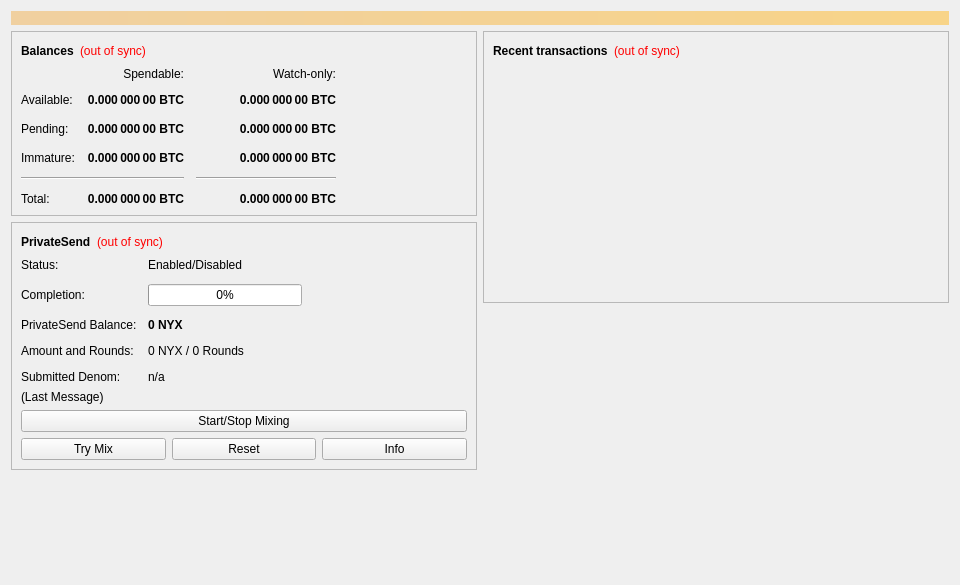
<?xml version="1.0" encoding="UTF-8"?>
<ui version="4.0">
 <class>OverviewPage</class>
 <widget class="QWidget" name="OverviewPage">
  <property name="geometry">
   <rect>
    <x>0</x>
    <y>0</y>
    <width>960</width>
    <height>585</height>
   </rect>
  </property>
  <property name="minimumSize">
   <size>
    <width>960</width>
    <height>0</height>
   </size>
  </property>
  <property name="windowTitle">
   <string>Form</string>
  </property>
  <layout class="QVBoxLayout" name="topLayout">
   <item>
    <widget class="QLabel" name="labelAlerts">
     <property name="visible">
      <bool>false</bool>
     </property>
     <property name="styleSheet">
      <string notr="true">background-color: qlineargradient(x1: 0, y1: 0, x2: 1, y2: 0, stop:0 #F0D0A0, stop:1 #F8D488); color:#000000;</string>
     </property>
     <property name="wordWrap">
      <bool>true</bool>
     </property>
     <property name="margin">
      <number>3</number>
     </property>
    </widget>
   </item>
   <item>
    <layout class="QHBoxLayout" name="horizontalLayout" stretch="1,1">
     <item>
      <layout class="QVBoxLayout" name="verticalLayout_2">
       <item>
        <widget class="QFrame" name="frame">
         <property name="frameShape">
          <enum>QFrame::StyledPanel</enum>
         </property>
         <property name="frameShadow">
          <enum>QFrame::Raised</enum>
         </property>
         <layout class="QVBoxLayout" name="verticalLayout_4">
          <item>
           <layout class="QHBoxLayout" name="horizontalLayout_4">
            <item>
             <widget class="QLabel" name="label_5">
              <property name="font">
               <font>
                <weight>75</weight>
                <bold>true</bold>
               </font>
              </property>
              <property name="text">
               <string>Balances</string>
              </property>
             </widget>
            </item>
            <item>
             <widget class="QLabel" name="labelWalletStatus">
              <property name="toolTip">
               <string>The displayed information may be out of date. Your wallet automatically synchronizes with the Nyx network after a connection is established, but this process has not completed yet.</string>
              </property>
              <property name="styleSheet">
               <string notr="true">QLabel { color: red; }</string>
              </property>
              <property name="text">
               <string notr="true">(out of sync)</string>
              </property>
              <property name="alignment">
               <set>Qt::AlignLeading|Qt::AlignLeft|Qt::AlignVCenter</set>
              </property>
             </widget>
            </item>
            <item>
             <spacer name="horizontalSpacer_3">
              <property name="orientation">
               <enum>Qt::Horizontal</enum>
              </property>
              <property name="sizeHint" stdset="0">
               <size>
                <width>40</width>
                <height>20</height>
               </size>
              </property>
             </spacer>
            </item>
           </layout>
          </item>
          <item>
           <layout class="QGridLayout" name="gridLayout">
            <property name="spacing">
             <number>12</number>
            </property>
            <item row="2" column="2">
             <widget class="QLabel" name="labelWatchPending">
              <property name="font">
               <font>
                <weight>75</weight>
                <bold>true</bold>
               </font>
              </property>
              <property name="cursor">
               <cursorShape>IBeamCursor</cursorShape>
              </property>
              <property name="toolTip">
               <string>Unconfirmed transactions to watch-only addresses</string>
              </property>
              <property name="text">
               <string notr="true">0.000 000 00 BTC</string>
              </property>
              <property name="alignment">
               <set>Qt::AlignRight|Qt::AlignTrailing|Qt::AlignVCenter</set>
              </property>
              <property name="textInteractionFlags">
               <set>Qt::LinksAccessibleByMouse|Qt::TextSelectableByKeyboard|Qt::TextSelectableByMouse</set>
              </property>
             </widget>
            </item>
            <item row="2" column="1">
             <widget class="QLabel" name="labelUnconfirmed">
              <property name="font">
               <font>
                <weight>75</weight>
                <bold>true</bold>
               </font>
              </property>
              <property name="cursor">
               <cursorShape>IBeamCursor</cursorShape>
              </property>
              <property name="toolTip">
               <string>Total of transactions that have yet to be confirmed, and do not yet count toward the spendable balance</string>
              </property>
              <property name="text">
               <string notr="true">0.000 000 00 BTC</string>
              </property>
              <property name="alignment">
               <set>Qt::AlignRight|Qt::AlignTrailing|Qt::AlignVCenter</set>
              </property>
              <property name="textInteractionFlags">
               <set>Qt::LinksAccessibleByMouse|Qt::TextSelectableByKeyboard|Qt::TextSelectableByMouse</set>
              </property>
             </widget>
            </item>
            <item row="3" column="2">
             <widget class="QLabel" name="labelWatchImmature">
              <property name="font">
               <font>
                <weight>75</weight>
                <bold>true</bold>
               </font>
              </property>
              <property name="cursor">
               <cursorShape>IBeamCursor</cursorShape>
              </property>
              <property name="toolTip">
               <string>Mined balance in watch-only addresses that has not yet matured</string>
              </property>
              <property name="text">
               <string notr="true">0.000 000 00 BTC</string>
              </property>
              <property name="alignment">
               <set>Qt::AlignRight|Qt::AlignTrailing|Qt::AlignVCenter</set>
              </property>
              <property name="textInteractionFlags">
               <set>Qt::LinksAccessibleByMouse|Qt::TextSelectableByKeyboard|Qt::TextSelectableByMouse</set>
              </property>
             </widget>
            </item>
            <item row="4" column="0" colspan="2">
             <widget class="Line" name="lineSpendableBalance">
              <property name="orientation">
               <enum>Qt::Horizontal</enum>
              </property>
             </widget>
            </item>
            <item row="4" column="2">
             <widget class="Line" name="lineWatchBalance">
              <property name="sizePolicy">
               <sizepolicy hsizetype="Preferred" vsizetype="Fixed">
                <horstretch>0</horstretch>
                <verstretch>0</verstretch>
               </sizepolicy>
              </property>
              <property name="minimumSize">
               <size>
                <width>140</width>
                <height>0</height>
               </size>
              </property>
              <property name="orientation">
               <enum>Qt::Horizontal</enum>
              </property>
             </widget>
            </item>
            <item row="5" column="0">
             <widget class="QLabel" name="labelTotalText">
              <property name="text">
               <string>Total:</string>
              </property>
             </widget>
            </item>
            <item row="3" column="1">
             <widget class="QLabel" name="labelImmature">
              <property name="font">
               <font>
                <weight>75</weight>
                <bold>true</bold>
               </font>
              </property>
              <property name="cursor">
               <cursorShape>IBeamCursor</cursorShape>
              </property>
              <property name="toolTip">
               <string>Mined balance that has not yet matured</string>
              </property>
              <property name="text">
               <string notr="true">0.000 000 00 BTC</string>
              </property>
              <property name="alignment">
               <set>Qt::AlignRight|Qt::AlignTrailing|Qt::AlignVCenter</set>
              </property>
              <property name="textInteractionFlags">
               <set>Qt::LinksAccessibleByMouse|Qt::TextSelectableByKeyboard|Qt::TextSelectableByMouse</set>
              </property>
             </widget>
            </item>
            <item row="2" column="3">
             <spacer name="horizontalSpacer_2">
              <property name="orientation">
               <enum>Qt::Horizontal</enum>
              </property>
              <property name="sizeHint" stdset="0">
               <size>
                <width>40</width>
                <height>20</height>
               </size>
              </property>
             </spacer>
            </item>
            <item row="3" column="0">
             <widget class="QLabel" name="labelImmatureText">
              <property name="text">
               <string>Immature:</string>
              </property>
             </widget>
            </item>
            <item row="5" column="1">
             <widget class="QLabel" name="labelTotal">
              <property name="font">
               <font>
                <weight>75</weight>
                <bold>true</bold>
               </font>
              </property>
              <property name="cursor">
               <cursorShape>IBeamCursor</cursorShape>
              </property>
              <property name="toolTip">
               <string>Your current total balance</string>
              </property>
              <property name="text">
               <string notr="true">0.000 000 00 BTC</string>
              </property>
              <property name="alignment">
               <set>Qt::AlignRight|Qt::AlignTrailing|Qt::AlignVCenter</set>
              </property>
              <property name="textInteractionFlags">
               <set>Qt::LinksAccessibleByMouse|Qt::TextSelectableByKeyboard|Qt::TextSelectableByMouse</set>
              </property>
             </widget>
            </item>
            <item row="5" column="2">
             <widget class="QLabel" name="labelWatchTotal">
              <property name="font">
               <font>
                <weight>75</weight>
                <bold>true</bold>
               </font>
              </property>
              <property name="cursor">
               <cursorShape>IBeamCursor</cursorShape>
              </property>
              <property name="toolTip">
               <string>Current total balance in watch-only addresses</string>
              </property>
              <property name="text">
               <string notr="true">0.000 000 00 BTC</string>
              </property>
              <property name="alignment">
               <set>Qt::AlignRight|Qt::AlignTrailing|Qt::AlignVCenter</set>
              </property>
              <property name="textInteractionFlags">
               <set>Qt::LinksAccessibleByMouse|Qt::TextSelectableByKeyboard|Qt::TextSelectableByMouse</set>
              </property>
             </widget>
            </item>
            <item row="0" column="2">
             <widget class="QLabel" name="labelWatchonly">
              <property name="text">
               <string>Watch-only:</string>
              </property>
              <property name="alignment">
               <set>Qt::AlignRight|Qt::AlignTrailing|Qt::AlignVCenter</set>
              </property>
             </widget>
            </item>
            <item row="1" column="0">
             <widget class="QLabel" name="labelBalanceText">
              <property name="text">
               <string>Available:</string>
              </property>
             </widget>
            </item>
            <item row="1" column="1">
             <widget class="QLabel" name="labelBalance">
              <property name="font">
               <font>
                <weight>75</weight>
                <bold>true</bold>
               </font>
              </property>
              <property name="cursor">
               <cursorShape>IBeamCursor</cursorShape>
              </property>
              <property name="toolTip">
               <string>Your current spendable balance</string>
              </property>
              <property name="text">
               <string notr="true">0.000 000 00 BTC</string>
              </property>
              <property name="alignment">
               <set>Qt::AlignRight|Qt::AlignTrailing|Qt::AlignVCenter</set>
              </property>
              <property name="textInteractionFlags">
               <set>Qt::LinksAccessibleByMouse|Qt::TextSelectableByKeyboard|Qt::TextSelectableByMouse</set>
              </property>
             </widget>
            </item>
            <item row="1" column="2">
             <widget class="QLabel" name="labelWatchAvailable">
              <property name="font">
               <font>
                <weight>75</weight>
                <bold>true</bold>
               </font>
              </property>
              <property name="cursor">
               <cursorShape>IBeamCursor</cursorShape>
              </property>
              <property name="toolTip">
               <string>Your current balance in watch-only addresses</string>
              </property>
              <property name="text">
               <string notr="true">0.000 000 00 BTC</string>
              </property>
              <property name="alignment">
               <set>Qt::AlignRight|Qt::AlignTrailing|Qt::AlignVCenter</set>
              </property>
              <property name="textInteractionFlags">
               <set>Qt::LinksAccessibleByMouse|Qt::TextSelectableByKeyboard|Qt::TextSelectableByMouse</set>
              </property>
             </widget>
            </item>
            <item row="2" column="0">
             <widget class="QLabel" name="labelPendingText">
              <property name="text">
               <string>Pending:</string>
              </property>
             </widget>
            </item>
            <item row="0" column="1">
             <widget class="QLabel" name="labelSpendable">
              <property name="text">
               <string>Spendable:</string>
              </property>
              <property name="alignment">
               <set>Qt::AlignRight|Qt::AlignTrailing|Qt::AlignVCenter</set>
              </property>
             </widget>
            </item>
           </layout>
          </item>
         </layout>
        </widget>
       </item>
       <item>
        <widget class="QFrame" name="framePrivateSend">
         <property name="layoutDirection">
          <enum>Qt::LeftToRight</enum>
         </property>
         <property name="frameShape">
          <enum>QFrame::StyledPanel</enum>
         </property>
         <property name="frameShadow">
          <enum>QFrame::Raised</enum>
         </property>
         <layout class="QVBoxLayout" name="VerticalLayout_PS1">
          <item>
           <layout class="QHBoxLayout" name="horizontalLayout_5">
            <item>
             <widget class="QLabel" name="labelPrivateSendHeader">
              <property name="font">
               <font>
                <weight>75</weight>
                <bold>true</bold>
               </font>
              </property>
              <property name="text">
               <string>PrivateSend</string>
              </property>
             </widget>
            </item>
            <item>
             <widget class="QLabel" name="labelPrivateSendSyncStatus">
              <property name="toolTip">
               <string>The displayed information may be out of date. Your wallet automatically synchronizes with the Nyx network after a connection is established, but this process has not completed yet.</string>
              </property>
              <property name="styleSheet">
               <string notr="true">QLabel { color: red; }</string>
              </property>
              <property name="text">
               <string notr="true">(out of sync)</string>
              </property>
              <property name="alignment">
               <set>Qt::AlignLeading|Qt::AlignLeft|Qt::AlignVCenter</set>
              </property>
             </widget>
            </item>
            <item>
             <spacer name="horizontalSpacer_4">
              <property name="orientation">
               <enum>Qt::Horizontal</enum>
              </property>
              <property name="sizeHint" stdset="0">
               <size>
                <width>40</width>
                <height>20</height>
               </size>
              </property>
             </spacer>
            </item>
           </layout>
          </item>
          <item>
           <layout class="QFormLayout" name="privateSendFormLayout">
            <property name="fieldGrowthPolicy">
             <enum>QFormLayout::AllNonFixedFieldsGrow</enum>
            </property>
            <property name="horizontalSpacing">
             <number>11</number>
            </property>
            <property name="verticalSpacing">
             <number>12</number>
            </property>
            <item row="0" column="0">
             <widget class="QLabel" name="labelPrivateSendEnabledText">
              <property name="text">
               <string>Status:</string>
              </property>
             </widget>
            </item>
            <item row="0" column="1">
             <widget class="QLabel" name="labelPrivateSendEnabled">
              <property name="text">
               <string>Enabled/Disabled</string>
              </property>
             </widget>
            </item>
            <item row="1" column="0">
             <widget class="QLabel" name="labelCompletitionText">
              <property name="text">
               <string>Completion:</string>
              </property>
             </widget>
            </item>
            <item row="1" column="1">
             <widget class="QProgressBar" name="privateSendProgress">
              <property name="maximumSize">
               <size>
                <width>154</width>
                <height>16777215</height>
               </size>
              </property>
              <property name="value">
               <number>0</number>
              </property>
             </widget>
            </item>
            <item row="2" column="0">
             <widget class="QLabel" name="labelAnonymizedText">
              <property name="text">
               <string>PrivateSend Balance:</string>
              </property>
             </widget>
            </item>
            <item row="2" column="1">
             <widget class="QLabel" name="labelAnonymized">
              <property name="font">
               <font>
                <weight>75</weight>
                <bold>true</bold>
               </font>
              </property>
              <property name="text">
               <string notr="true">0 NYX</string>
              </property>
             </widget>
            </item>
            <item row="3" column="0">
             <widget class="QLabel" name="labelAmountAndRoundsText">
              <property name="text">
               <string>Amount and Rounds:</string>
              </property>
             </widget>
            </item>
            <item row="3" column="1">
             <widget class="QLabel" name="labelAmountRounds">
              <property name="text">
               <string>0 NYX / 0 Rounds</string>
              </property>
             </widget>
            </item>
            <item row="4" column="0">
             <widget class="QLabel" name="labelSubmittedDenomText">
              <property name="text">
               <string>Submitted Denom:</string>
              </property>
             </widget>
            </item>
            <item row="4" column="1">
             <widget class="QLabel" name="labelSubmittedDenom">
              <property name="toolTip">
               <string>The denominations you submitted to the Masternode.&lt;br&gt;To mix, other users must submit the exact same denominations.</string>
              </property>
              <property name="text">
               <string>n/a</string>
              </property>
             </widget>
            </item>
           </layout>
          </item>
          <item>
           <layout class="QVBoxLayout" name="VerticalLayout_PS">
            <item>
             <widget class="QLabel" name="labelPrivateSendLastMessage">
              <property name="text">
               <string>(Last Message)</string>
              </property>
              <property name="alignment">
               <set>Qt::AlignLeading|Qt::AlignLeft|Qt::AlignTop</set>
              </property>
              <property name="wordWrap">
               <bool>true</bool>
              </property>
             </widget>
            </item>
            <item>
             <widget class="QPushButton" name="togglePrivateSend">
              <property name="sizePolicy">
               <sizepolicy hsizetype="MinimumExpanding" vsizetype="Fixed">
                <horstretch>0</horstretch>
                <verstretch>0</verstretch>
               </sizepolicy>
              </property>
              <property name="text">
               <string>Start/Stop Mixing</string>
              </property>
             </widget>
            </item>
            <item>
             <layout class="QHBoxLayout" name="horizontalLayout_debugbuttons">
              <item>
               <widget class="QPushButton" name="privateSendAuto">
                <property name="sizePolicy">
                 <sizepolicy hsizetype="MinimumExpanding" vsizetype="Fixed">
                  <horstretch>0</horstretch>
                  <verstretch>0</verstretch>
                 </sizepolicy>
                </property>
                <property name="toolTip">
                 <string>Try to manually submit a PrivateSend request.</string>
                </property>
                <property name="text">
                 <string>Try Mix</string>
                </property>
               </widget>
              </item>
              <item>
               <widget class="QPushButton" name="privateSendReset">
                <property name="sizePolicy">
                 <sizepolicy hsizetype="MinimumExpanding" vsizetype="Fixed">
                  <horstretch>0</horstretch>
                  <verstretch>0</verstretch>
                 </sizepolicy>
                </property>
                <property name="toolTip">
                 <string>Reset the current status of PrivateSend (can interrupt PrivateSend if it's in the process of Mixing, which can cost you money!)</string>
                </property>
                <property name="autoFillBackground">
                 <bool>false</bool>
                </property>
                <property name="text">
                 <string>Reset</string>
                </property>
               </widget>
              </item>
              <item>
               <widget class="QPushButton" name="privateSendInfo">
                <property name="sizePolicy">
                 <sizepolicy hsizetype="MinimumExpanding" vsizetype="Fixed">
                  <horstretch>0</horstretch>
                  <verstretch>0</verstretch>
                 </sizepolicy>
                </property>
                <property name="toolTip">
                 <string>Information about PrivateSend and Mixing</string>
                </property>
                <property name="text">
                 <string>Info</string>
                </property>
               </widget>
              </item>
             </layout>
            </item>
           </layout>
          </item>
         </layout>
        </widget>
       </item>
       <item>
        <spacer name="verticalSpacer">
         <property name="orientation">
          <enum>Qt::Vertical</enum>
         </property>
         <property name="sizeHint" stdset="0">
          <size>
           <width>20</width>
           <height>40</height>
          </size>
         </property>
        </spacer>
       </item>
      </layout>
     </item>
     <item>
      <layout class="QVBoxLayout" name="verticalLayout_3">
       <item>
        <widget class="QFrame" name="frame_2">
         <property name="frameShape">
          <enum>QFrame::StyledPanel</enum>
         </property>
         <property name="frameShadow">
          <enum>QFrame::Raised</enum>
         </property>
         <layout class="QVBoxLayout" name="verticalLayout">
          <item>
           <layout class="QHBoxLayout" name="horizontalLayout_2">
            <item>
             <widget class="QLabel" name="label_4">
              <property name="font">
               <font>
                <weight>75</weight>
                <bold>true</bold>
               </font>
              </property>
              <property name="text">
               <string>Recent transactions</string>
              </property>
             </widget>
            </item>
            <item>
             <widget class="QLabel" name="labelTransactionsStatus">
              <property name="toolTip">
               <string>The displayed information may be out of date. Your wallet automatically synchronizes with the Nyx network after a connection is established, but this process has not completed yet.</string>
              </property>
              <property name="styleSheet">
               <string notr="true">QLabel { color: red; }</string>
              </property>
              <property name="text">
               <string notr="true">(out of sync)</string>
              </property>
              <property name="alignment">
               <set>Qt::AlignLeading|Qt::AlignLeft|Qt::AlignVCenter</set>
              </property>
             </widget>
            </item>
            <item>
             <spacer name="horizontalSpacer">
              <property name="orientation">
               <enum>Qt::Horizontal</enum>
              </property>
              <property name="sizeHint" stdset="0">
               <size>
                <width>40</width>
                <height>20</height>
               </size>
              </property>
             </spacer>
            </item>
           </layout>
          </item>
          <item>
           <widget class="QListView" name="listTransactions">
            <property name="styleSheet">
             <string notr="true">QListView { background: transparent; }</string>
            </property>
            <property name="frameShape">
             <enum>QFrame::NoFrame</enum>
            </property>
            <property name="verticalScrollBarPolicy">
             <enum>Qt::ScrollBarAlwaysOff</enum>
            </property>
            <property name="horizontalScrollBarPolicy">
             <enum>Qt::ScrollBarAlwaysOff</enum>
            </property>
            <property name="selectionMode">
             <enum>QAbstractItemView::NoSelection</enum>
            </property>
           </widget>
          </item>
         </layout>
        </widget>
       </item>
       <item>
        <spacer name="verticalSpacer_2">
         <property name="orientation">
          <enum>Qt::Vertical</enum>
         </property>
         <property name="sizeHint" stdset="0">
          <size>
           <width>20</width>
           <height>40</height>
          </size>
         </property>
        </spacer>
       </item>
      </layout>
     </item>
    </layout>
   </item>
  </layout>
 </widget>
 <resources/>
 <connections/>
</ui>
